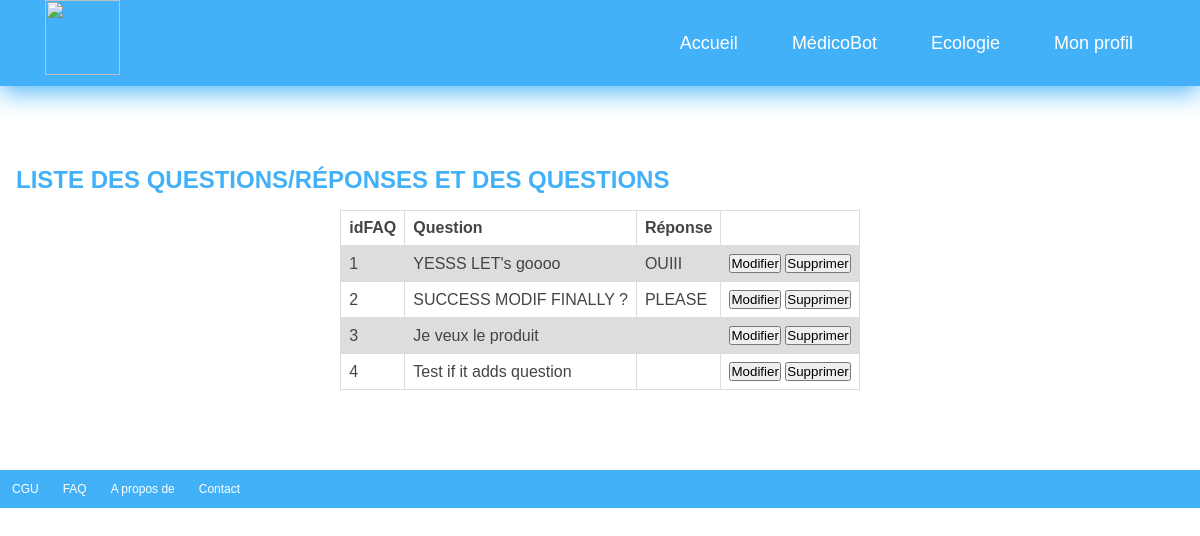
Page /HTML-CSS/views/personalspace/admin/adminfaq-personalspace.php (signed in) on the committed database.
### tables this page shows
CREATE TABLE `FAQ` (
  `idFAQ` int(11) NOT NULL,
  `question` varchar(45) NOT NULL,
  `reponse` varchar(45) DEFAULT NULL
);

### HTML-CSS/model/SQL-faq.php (called while the page is built, shortened)
<?php
function fetchAllQuestions($conn){
    $sql = "SELECT * FROM FAQ";
    $stmt = $conn->prepare($sql);
    $stmt->execute();
    $result = $stmt->fetchAll();
    return $result;
}
?>

### HTML-CSS/views/personalspace/admin/adminfaq-personalspace.php (the view, shortened to what this page needs)
<!DOCTYPE hmtl >
<html lang="fr">
    <head>
        <link rel="stylesheet"  href="admin-personalspace.css" >
        <link rel="stylesheet" href="../../navbar/navbar-main.css">
    </head>
    <body>
        <header>
        <?php
            include_once '../../navbar/header-main.php';
        ?>
        </header>
        <?php
        if ($_SESSION["role"] !== "admin") {
            header('location:../../mainmenu.php');
            exit();
        } else {
           echo '
            <h2>LISTE DES QUESTIONS/RÉPONSES ET DES QUESTIONS</h2>
            <table>
            <tr>
            <th>idFAQ</th>
            <th>Question</th>
            <th>Réponse</th>
            <th></th>
            </tr>';
            include_once '../../../model/SQL-faq.php';
            include_once '../../../controller/dbh.inc.php';
            $result = fetchAllQuestions($conn);
            foreach($result as $row)
                {
                echo "<tr>";
                echo '<td>' . $row["idFAQ"] . '</td><td>' . $row["question"] . '</td><td>' . $row["reponse"] . '</td><td><a href="../../../controller/faqprocess.php?idques='.$row["idFAQ"].'"><button class="editbutton">Modifier</button></a> <a href="../../../controller/faqprocess.php?idques='.$row["idFAQ"].'"><button class="remove">Supprimer</button></a>';
                echo "</tr>";
                }
            echo "</table>";
        }
            ?>
        <footer>
        <?php
            include_once '../../navbar/footer.php';
        ?>
        </footer>

### HTML-CSS/views/personalspace/admin/admin-personalspace.css (style rules this page uses)
a { text-decoration: none; color: #b10e1e; }
h2 { color:#43b1f8; margin:16px ; }
table { display: flex; flex-wrap: wrap; overflow-x:auto; font-family: arial, sans-serif; border-collapse: collapse; position: relative; justify-content: center; }
td, th { border: 1px solid #dddddd; text-align: left; padding: 8px; }
tr:nth-child(even) { background-color: #dddddd; }
body { color: #444; }

### HTML-CSS/views/navbar/navbar-main.css (style rules this page uses)
* { margin: 0; padding:0; box-sizing:border-box; font-family:Verdana, Geneva, Tahoma, sans-serif; }
header { margin-bottom: 80px; }
footer { margin-top: 80px; }

### rows in the picture
faq: idFAQ "1", question "YESSS LET's goooo", reponse "OUIII"
faq: idFAQ "2", question "SUCCESS MODIF FINALLY ?", reponse "PLEASE"
faq: idFAQ "3", question "Je veux le produit"
faq: idFAQ "4", question "Test if it adds question"
